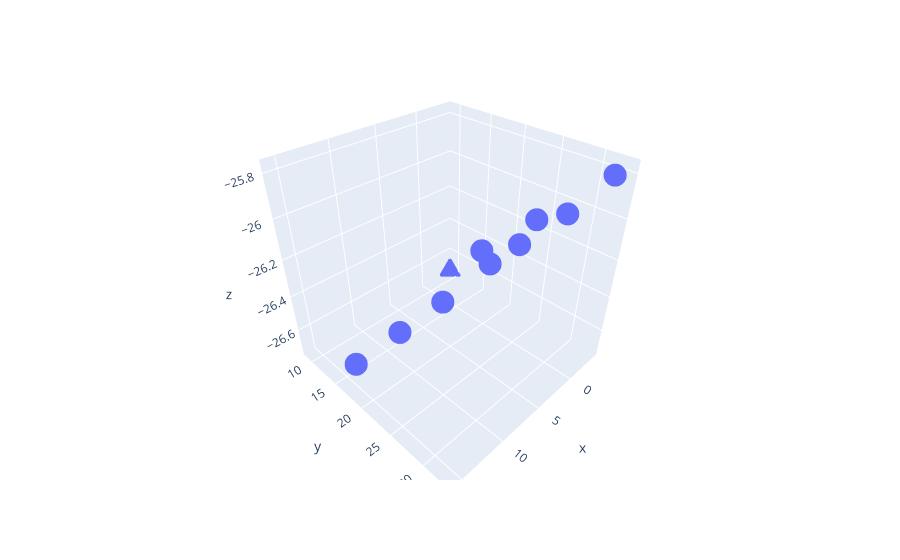

This figure's notebook cell:
### Code cell
def plot_components():
    values = pc.values
    x, y, z = [values[:, i] for i in range(values.shape[1])]
    fig = px.scatter_3d(x=x[:10], y=y[:10], z=z[:10])
    fig.show()

plot_components()

### Figure 1 — Plotly figure (JSON) as saved in the notebook; plotly's stock layout.template omitted (floating-point values rounded to 4 significant figures)
{"data": [{"hovertemplate": "x=%{x}<br>y=%{y}<br>z=%{z}<extra></extra>", "legendgroup": "", "marker": {"color": "#636efa", "symbol": "circle"}, "mode": "markers", "name": "", "scene": "scene", "showlegend": false, "type": "scatter3d", "x": [15.71, 11.73, 7.739, 2.752, 1.821, -0.1037, -1.99, -2.346, -2.667, -4.02], "y": [18.88, 20.52, 22.13, 23.41, 26.31, 30.03, 32.99, 24.68, 16.45, 8.983], "z": [-26.54, -26.44, -26.35, -26.24, -26.11, -25.95, -25.77, -26.1, -26.42, -26.73]}], "layout": {"legend": {"tracegroupgap": 0}, "margin": {"t": 60}, "scene": {"domain": {"x": [0, 1], "y": [0, 1]}, "xaxis": {"title": {"text": "x"}}, "yaxis": {"title": {"text": "y"}}, "zaxis": {"title": {"text": "z"}}}}}
